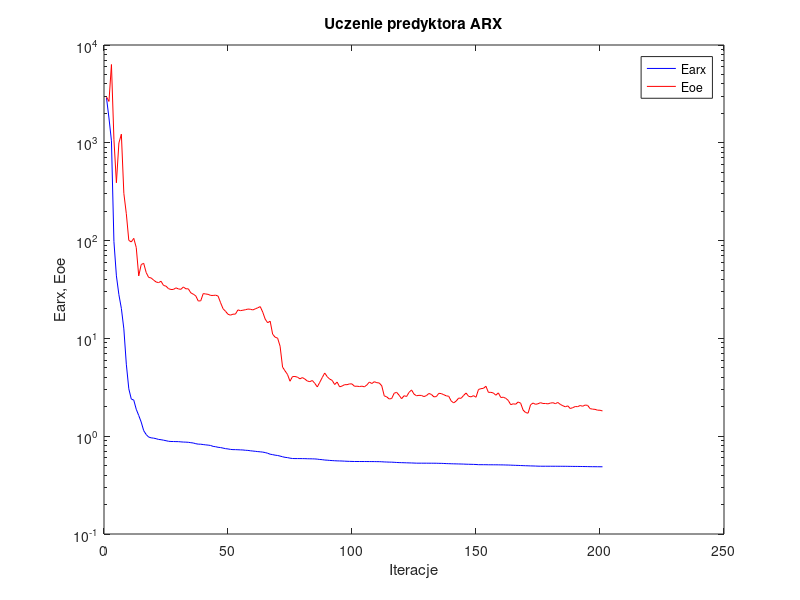
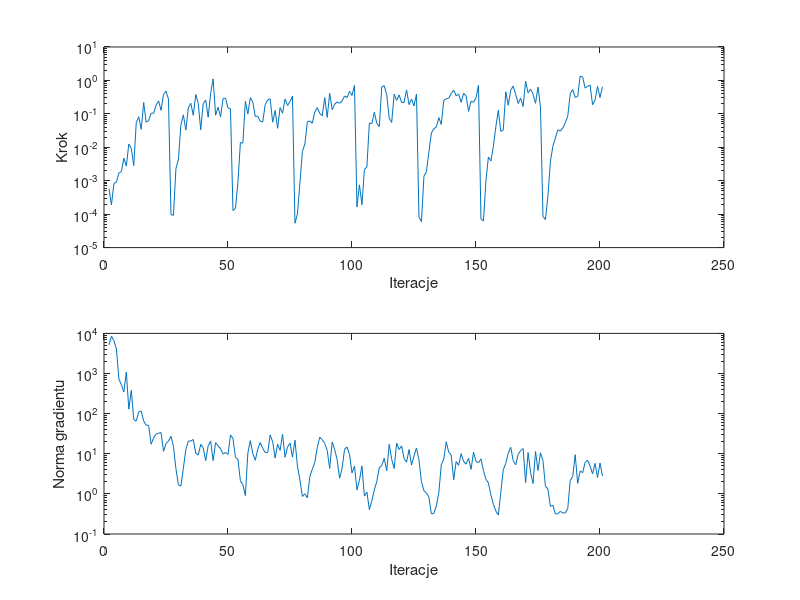

The MATLAB source for these figures, in order:
%uczenie predyktora arx
clear all;
n=0; farx(n+1)=2.883876e+003; foe(n+1)=2.951472e+003; wspucz(n+1)=0.000000e+000; ng(n+1)=0.000000e+000;
%odnowa zmiennej metryki
n=1; farx(n+1)=1.793711e+003; foe(n+1)=2.648916e+003; krok(n+1)=5.795022e-004; ng(n+1)=5.154679e+003;
n=2; farx(n+1)=1.047931e+003; foe(n+1)=6.316960e+003; krok(n+1)=1.891134e-004; ng(n+1)=8.574363e+003;
n=3; farx(n+1)=9.778867e+001; foe(n+1)=1.085539e+003; krok(n+1)=8.336543e-004; ng(n+1)=6.587704e+003;
n=4; farx(n+1)=4.357971e+001; foe(n+1)=3.904946e+002; krok(n+1)=9.053002e-004; ng(n+1)=4.075700e+003;
n=5; farx(n+1)=2.803226e+001; foe(n+1)=9.953459e+002; krok(n+1)=1.695208e-003; ng(n+1)=7.298390e+002;
n=6; farx(n+1)=2.025320e+001; foe(n+1)=1.225682e+003; krok(n+1)=1.876224e-003; ng(n+1)=5.277121e+002;
n=7; farx(n+1)=1.252245e+001; foe(n+1)=3.042669e+002; krok(n+1)=4.742276e-003; ng(n+1)=3.455591e+002;
n=8; farx(n+1)=5.446714e+000; foe(n+1)=1.883516e+002; krok(n+1)=2.739044e-003; ng(n+1)=1.087220e+003;
n=9; farx(n+1)=3.053287e+000; foe(n+1)=1.005679e+002; krok(n+1)=1.243357e-002; ng(n+1)=1.297744e+002;
n=10; farx(n+1)=2.400734e+000; foe(n+1)=9.688875e+001; krok(n+1)=9.356732e-003; ng(n+1)=3.813582e+002;
n=11; farx(n+1)=2.338154e+000; foe(n+1)=1.054902e+002; krok(n+1)=2.840497e-003; ng(n+1)=7.094554e+001;
n=12; farx(n+1)=1.886477e+000; foe(n+1)=8.507678e+001; krok(n+1)=5.401650e-002; ng(n+1)=6.571574e+001;
n=13; farx(n+1)=1.629743e+000; foe(n+1)=4.356231e+001; krok(n+1)=8.222485e-002; ng(n+1)=1.100199e+002;
n=14; farx(n+1)=1.394544e+000; foe(n+1)=5.690031e+001; krok(n+1)=3.450322e-002; ng(n+1)=1.166260e+002;
n=15; farx(n+1)=1.140698e+000; foe(n+1)=5.859517e+001; krok(n+1)=2.182112e-001; ng(n+1)=6.522676e+001;
n=16; farx(n+1)=1.040589e+000; foe(n+1)=4.721124e+001; krok(n+1)=5.623415e-002; ng(n+1)=5.158811e+001;
n=17; farx(n+1)=9.804422e-001; foe(n+1)=4.202552e+001; krok(n+1)=6.266827e-002; ng(n+1)=5.107593e+001;
n=18; farx(n+1)=9.624980e-001; foe(n+1)=4.151835e+001; krok(n+1)=1.046893e-001; ng(n+1)=1.724148e+001;
n=19; farx(n+1)=9.553047e-001; foe(n+1)=3.945181e+001; krok(n+1)=1.044009e-001; ng(n+1)=2.512544e+001;
n=20; farx(n+1)=9.434596e-001; foe(n+1)=3.775846e+001; krok(n+1)=1.794685e-001; ng(n+1)=3.093122e+001;
n=21; farx(n+1)=9.267805e-001; foe(n+1)=3.718583e+001; krok(n+1)=2.448082e-001; ng(n+1)=3.262126e+001;
n=22; farx(n+1)=9.209432e-001; foe(n+1)=3.839831e+001; krok(n+1)=1.277097e-001; ng(n+1)=3.375710e+001;
n=23; farx(n+1)=9.104216e-001; foe(n+1)=3.480886e+001; krok(n+1)=3.819012e-001; ng(n+1)=1.149597e+001;
n=24; farx(n+1)=8.997932e-001; foe(n+1)=3.421061e+001; krok(n+1)=4.787134e-001; ng(n+1)=1.800684e+001;
n=25; farx(n+1)=8.875158e-001; foe(n+1)=3.225392e+001; krok(n+1)=2.760258e-001; ng(n+1)=2.074608e+001;
%odnowa zmiennej metryki
n=26; farx(n+1)=8.830725e-001; foe(n+1)=3.163273e+001; krok(n+1)=9.776439e-005; ng(n+1)=2.723891e+001;
n=27; farx(n+1)=8.822370e-001; foe(n+1)=3.167513e+001; krok(n+1)=9.199795e-005; ng(n+1)=1.519733e+001;
n=28; farx(n+1)=8.804852e-001; foe(n+1)=3.288431e+001; krok(n+1)=2.310226e-003; ng(n+1)=4.274303e+000;
n=29; farx(n+1)=8.800013e-001; foe(n+1)=3.207789e+001; krok(n+1)=4.266621e-003; ng(n+1)=1.682271e+000;
n=30; farx(n+1)=8.751322e-001; foe(n+1)=3.174095e+001; krok(n+1)=4.663645e-002; ng(n+1)=1.561666e+000;
n=31; farx(n+1)=8.713431e-001; foe(n+1)=3.357867e+001; krok(n+1)=9.327289e-002; ng(n+1)=4.358406e+000;
n=32; farx(n+1)=8.695642e-001; foe(n+1)=3.214790e+001; krok(n+1)=3.266584e-002; ng(n+1)=1.278395e+001;
n=33; farx(n+1)=8.662952e-001; foe(n+1)=3.212744e+001; krok(n+1)=1.502985e-001; ng(n+1)=2.074557e+001;
n=34; farx(n+1)=8.585580e-001; foe(n+1)=2.924071e+001; krok(n+1)=2.079006e-001; ng(n+1)=2.076795e+001;
n=35; farx(n+1)=8.521394e-001; foe(n+1)=2.832814e+001; krok(n+1)=9.019770e-002; ng(n+1)=2.266144e+001;
n=36; farx(n+1)=8.384927e-001; foe(n+1)=2.722784e+001; krok(n+1)=3.785765e-001; ng(n+1)=1.023710e+001;
n=37; farx(n+1)=8.295498e-001; foe(n+1)=2.411536e+001; krok(n+1)=2.055256e-001; ng(n+1)=9.268058e+000;
n=38; farx(n+1)=8.282823e-001; foe(n+1)=2.423339e+001; krok(n+1)=3.340315e-002; ng(n+1)=1.710877e+001;
n=39; farx(n+1)=8.214989e-001; foe(n+1)=2.870567e+001; krok(n+1)=2.022243e-001; ng(n+1)=1.409822e+001;
n=40; farx(n+1)=8.154049e-001; foe(n+1)=2.846523e+001; krok(n+1)=2.563063e-001; ng(n+1)=6.713803e+000;
n=41; farx(n+1)=8.105296e-001; foe(n+1)=2.820954e+001; krok(n+1)=7.942915e-002; ng(n+1)=1.582078e+001;
n=42; farx(n+1)=8.038320e-001; foe(n+1)=2.751563e+001; krok(n+1)=4.090511e-001; ng(n+1)=2.067007e+001;
n=43; farx(n+1)=7.866671e-001; foe(n+1)=2.749325e+001; krok(n+1)=1.112649e+000; ng(n+1)=6.741511e+000;
n=44; farx(n+1)=7.809467e-001; foe(n+1)=2.767258e+001; krok(n+1)=9.091272e-002; ng(n+1)=1.898654e+001;
n=45; farx(n+1)=7.702387e-001; foe(n+1)=2.709726e+001; krok(n+1)=1.580303e-001; ng(n+1)=1.570841e+001;
n=46; farx(n+1)=7.652522e-001; foe(n+1)=2.318641e+001; krok(n+1)=8.153064e-002; ng(n+1)=1.340064e+001;
n=47; farx(n+1)=7.559332e-001; foe(n+1)=2.011277e+001; krok(n+1)=2.881627e-001; ng(n+1)=9.841331e+000;
n=48; farx(n+1)=7.459719e-001; foe(n+1)=1.893188e+001; krok(n+1)=2.951161e-001; ng(n+1)=1.076322e+001;
n=49; farx(n+1)=7.408852e-001; foe(n+1)=1.764601e+001; krok(n+1)=1.505524e-001; ng(n+1)=9.629764e+000;
n=50; farx(n+1)=7.330182e-001; foe(n+1)=1.729292e+001; krok(n+1)=1.428513e-001; ng(n+1)=2.951124e+001;
%odnowa zmiennej metryki
n=51; farx(n+1)=7.291848e-001; foe(n+1)=1.768944e+001; krok(n+1)=1.281635e-004; ng(n+1)=2.416754e+001;
n=52; farx(n+1)=7.288357e-001; foe(n+1)=1.772118e+001; krok(n+1)=1.489596e-004; ng(n+1)=8.121120e+000;
n=53; farx(n+1)=7.269403e-001; foe(n+1)=1.956672e+001; krok(n+1)=8.897443e-004; ng(n+1)=7.362112e+000;
n=54; farx(n+1)=7.249572e-001; foe(n+1)=1.921583e+001; krok(n+1)=1.381076e-002; ng(n+1)=2.106938e+000;
n=55; farx(n+1)=7.232495e-001; foe(n+1)=1.941926e+001; krok(n+1)=1.333847e-002; ng(n+1)=1.704005e+000;
n=56; farx(n+1)=7.182313e-001; foe(n+1)=1.963759e+001; krok(n+1)=2.381694e-001; ng(n+1)=9.084390e-001;
n=57; farx(n+1)=7.159859e-001; foe(n+1)=1.994976e+001; krok(n+1)=9.909413e-002; ng(n+1)=1.041638e+001;
n=58; farx(n+1)=7.097484e-001; foe(n+1)=1.985785e+001; krok(n+1)=3.054682e-001; ng(n+1)=2.133450e+001;
n=59; farx(n+1)=7.052271e-001; foe(n+1)=1.954968e+001; krok(n+1)=2.240290e-001; ng(n+1)=1.006683e+001;
n=60; farx(n+1)=7.009295e-001; foe(n+1)=2.004845e+001; krok(n+1)=8.386628e-002; ng(n+1)=6.882984e+000;
n=61; farx(n+1)=6.959346e-001; foe(n+1)=2.056399e+001; krok(n+1)=8.509079e-002; ng(n+1)=1.309509e+001;
n=62; farx(n+1)=6.923383e-001; foe(n+1)=2.112833e+001; krok(n+1)=5.983917e-002; ng(n+1)=1.901796e+001;
n=63; farx(n+1)=6.877890e-001; foe(n+1)=1.857622e+001; krok(n+1)=5.730945e-002; ng(n+1)=1.368438e+001;
n=64; farx(n+1)=6.801384e-001; foe(n+1)=1.572799e+001; krok(n+1)=1.884118e-001; ng(n+1)=1.073833e+001;
n=65; farx(n+1)=6.695783e-001; foe(n+1)=1.445806e+001; krok(n+1)=2.609695e-001; ng(n+1)=1.066382e+001;
n=66; farx(n+1)=6.543564e-001; foe(n+1)=1.500749e+001; krok(n+1)=2.828655e-001; ng(n+1)=2.930194e+001;
n=67; farx(n+1)=6.479327e-001; foe(n+1)=1.104244e+001; krok(n+1)=5.625683e-002; ng(n+1)=1.999861e+001;
n=68; farx(n+1)=6.398779e-001; foe(n+1)=1.028788e+001; krok(n+1)=1.257655e-001; ng(n+1)=7.839568e+000;
n=69; farx(n+1)=6.349769e-001; foe(n+1)=1.006806e+001; krok(n+1)=3.712047e-002; ng(n+1)=1.733817e+001;
n=70; farx(n+1)=6.262963e-001; foe(n+1)=8.326322e+000; krok(n+1)=1.536116e-001; ng(n+1)=1.211795e+001;
n=71; farx(n+1)=6.162685e-001; foe(n+1)=5.092014e+000; krok(n+1)=1.047148e-001; ng(n+1)=3.051066e+001;
n=72; farx(n+1)=6.080026e-001; foe(n+1)=4.654762e+000; krok(n+1)=2.785378e-001; ng(n+1)=8.188270e+000;
n=73; farx(n+1)=6.040660e-001; foe(n+1)=4.276102e+000; krok(n+1)=1.775417e-001; ng(n+1)=1.477231e+001;
n=74; farx(n+1)=5.963608e-001; foe(n+1)=3.648505e+000; krok(n+1)=2.320583e-001; ng(n+1)=1.835968e+001;
n=75; farx(n+1)=5.915565e-001; foe(n+1)=4.068035e+000; krok(n+1)=3.403631e-001; ng(n+1)=8.266016e+000;
%odnowa zmiennej metryki
n=76; farx(n+1)=5.906015e-001; foe(n+1)=4.078335e+000; krok(n+1)=5.354731e-005; ng(n+1)=2.176299e+001;
n=77; farx(n+1)=5.904984e-001; foe(n+1)=4.016705e+000; krok(n+1)=1.015140e-004; ng(n+1)=4.916116e+000;
n=78; farx(n+1)=5.903360e-001; foe(n+1)=3.859564e+000; krok(n+1)=8.631728e-004; ng(n+1)=2.216620e+000;
n=79; farx(n+1)=5.900728e-001; foe(n+1)=3.976614e+000; krok(n+1)=7.530795e-003; ng(n+1)=8.623239e-001;
n=80; farx(n+1)=5.894903e-001; foe(n+1)=3.837717e+000; krok(n+1)=1.251384e-002; ng(n+1)=1.006970e+000;
n=81; farx(n+1)=5.881100e-001; foe(n+1)=3.664684e+000; krok(n+1)=5.893163e-002; ng(n+1)=7.951816e-001;
n=82; farx(n+1)=5.874553e-001; foe(n+1)=3.614410e+000; krok(n+1)=6.130039e-002; ng(n+1)=2.718121e+000;
n=83; farx(n+1)=5.868824e-001; foe(n+1)=3.711876e+000; krok(n+1)=5.234463e-002; ng(n+1)=4.130363e+000;
n=84; farx(n+1)=5.856623e-001; foe(n+1)=3.469379e+000; krok(n+1)=1.138873e-001; ng(n+1)=6.104826e+000;
n=85; farx(n+1)=5.828756e-001; foe(n+1)=3.189543e+000; krok(n+1)=1.534454e-001; ng(n+1)=1.427751e+001;
n=86; farx(n+1)=5.780508e-001; foe(n+1)=3.556722e+000; krok(n+1)=1.020821e-001; ng(n+1)=2.592260e+001;
n=87; farx(n+1)=5.756946e-001; foe(n+1)=3.978198e+000; krok(n+1)=8.776600e-002; ng(n+1)=2.239314e+001;
n=88; farx(n+1)=5.706151e-001; foe(n+1)=4.429798e+000; krok(n+1)=3.064368e-001; ng(n+1)=1.815065e+001;
n=89; farx(n+1)=5.686815e-001; foe(n+1)=4.061068e+000; krok(n+1)=7.866273e-002; ng(n+1)=1.205685e+001;
n=90; farx(n+1)=5.654614e-001; foe(n+1)=3.836502e+000; krok(n+1)=4.097091e-001; ng(n+1)=4.335568e+000;
n=91; farx(n+1)=5.633395e-001; foe(n+1)=3.725327e+000; krok(n+1)=1.335885e-001; ng(n+1)=1.964952e+001;
n=92; farx(n+1)=5.611826e-001; foe(n+1)=3.375238e+000; krok(n+1)=1.927395e-001; ng(n+1)=1.278974e+001;
n=93; farx(n+1)=5.595105e-001; foe(n+1)=3.579540e+000; krok(n+1)=2.272257e-001; ng(n+1)=7.150881e+000;
n=94; farx(n+1)=5.585426e-001; foe(n+1)=3.199321e+000; krok(n+1)=2.073757e-001; ng(n+1)=2.447615e+000;
n=95; farx(n+1)=5.577391e-001; foe(n+1)=3.256698e+000; krok(n+1)=2.432670e-001; ng(n+1)=4.382580e+000;
n=96; farx(n+1)=5.557915e-001; foe(n+1)=3.364311e+000; krok(n+1)=3.427774e-001; ng(n+1)=1.293482e+001;
n=97; farx(n+1)=5.543068e-001; foe(n+1)=3.363484e+000; krok(n+1)=3.060754e-001; ng(n+1)=1.468986e+001;
n=98; farx(n+1)=5.529602e-001; foe(n+1)=3.426424e+000; krok(n+1)=4.706699e-001; ng(n+1)=9.588739e+000;
n=99; farx(n+1)=5.522067e-001; foe(n+1)=3.424242e+000; krok(n+1)=3.550835e-001; ng(n+1)=3.319948e+000;
n=100; farx(n+1)=5.512385e-001; foe(n+1)=3.238576e+000; krok(n+1)=7.101669e-001; ng(n+1)=4.938973e+000;
%odnowa zmiennej metryki
n=101; farx(n+1)=5.512265e-001; foe(n+1)=3.246931e+000; krok(n+1)=1.635393e-004; ng(n+1)=1.258845e+000;
n=102; farx(n+1)=5.510745e-001; foe(n+1)=3.219807e+000; krok(n+1)=7.528887e-004; ng(n+1)=2.177199e+000;
n=103; farx(n+1)=5.509007e-001; foe(n+1)=3.248176e+000; krok(n+1)=1.915864e-004; ng(n+1)=4.999700e+000;
n=104; farx(n+1)=5.508331e-001; foe(n+1)=3.198796e+000; krok(n+1)=2.162140e-003; ng(n+1)=8.834112e-001;
n=105; farx(n+1)=5.507087e-001; foe(n+1)=3.343726e+000; krok(n+1)=2.593399e-003; ng(n+1)=1.108153e+000;
n=106; farx(n+1)=5.504383e-001; foe(n+1)=3.580897e+000; krok(n+1)=5.359529e-002; ng(n+1)=4.068336e-001;
n=107; farx(n+1)=5.502847e-001; foe(n+1)=3.455276e+000; krok(n+1)=5.059367e-002; ng(n+1)=6.697761e-001;
n=108; farx(n+1)=5.499812e-001; foe(n+1)=3.607099e+000; krok(n+1)=1.125137e-001; ng(n+1)=1.244234e+000;
n=109; farx(n+1)=5.493880e-001; foe(n+1)=3.526666e+000; krok(n+1)=5.188122e-002; ng(n+1)=2.030916e+000;
n=110; farx(n+1)=5.492240e-001; foe(n+1)=3.498478e+000; krok(n+1)=4.155078e-002; ng(n+1)=4.499549e+000;
n=111; farx(n+1)=5.477552e-001; foe(n+1)=3.275310e+000; krok(n+1)=6.400584e-001; ng(n+1)=5.099481e+000;
n=112; farx(n+1)=5.457482e-001; foe(n+1)=2.586022e+000; krok(n+1)=6.954939e-001; ng(n+1)=7.700513e+000;
n=113; farx(n+1)=5.445273e-001; foe(n+1)=2.525893e+000; krok(n+1)=3.745525e-001; ng(n+1)=3.759615e+000;
n=114; farx(n+1)=5.432106e-001; foe(n+1)=2.401858e+000; krok(n+1)=7.453607e-002; ng(n+1)=1.716037e+001;
n=115; farx(n+1)=5.427518e-001; foe(n+1)=2.428708e+000; krok(n+1)=5.536703e-002; ng(n+1)=7.334416e+000;
n=116; farx(n+1)=5.408086e-001; foe(n+1)=2.749634e+000; krok(n+1)=3.867248e-001; ng(n+1)=4.290699e+000;
n=117; farx(n+1)=5.388278e-001; foe(n+1)=2.810266e+000; krok(n+1)=2.538306e-001; ng(n+1)=1.844113e+001;
n=118; farx(n+1)=5.372584e-001; foe(n+1)=2.621809e+000; krok(n+1)=3.691454e-001; ng(n+1)=1.269889e+001;
n=119; farx(n+1)=5.364078e-001; foe(n+1)=2.416301e+000; krok(n+1)=2.183343e-001; ng(n+1)=1.566520e+001;
n=120; farx(n+1)=5.354922e-001; foe(n+1)=2.594072e+000; krok(n+1)=2.205796e-001; ng(n+1)=7.607160e+000;
n=121; farx(n+1)=5.344469e-001; foe(n+1)=2.547126e+000; krok(n+1)=5.219391e-001; ng(n+1)=6.142491e+000;
n=122; farx(n+1)=5.334444e-001; foe(n+1)=2.806909e+000; krok(n+1)=1.890204e-001; ng(n+1)=1.276190e+001;
n=123; farx(n+1)=5.326743e-001; foe(n+1)=2.973341e+000; krok(n+1)=2.781623e-001; ng(n+1)=5.203502e+000;
n=124; farx(n+1)=5.314308e-001; foe(n+1)=2.694743e+000; krok(n+1)=1.725040e-001; ng(n+1)=8.872198e+000;
n=125; farx(n+1)=5.300505e-001; foe(n+1)=2.591222e+000; krok(n+1)=3.923690e-001; ng(n+1)=1.393199e+001;
%odnowa zmiennej metryki
n=126; farx(n+1)=5.299240e-001; foe(n+1)=2.616594e+000; krok(n+1)=8.121727e-005; ng(n+1)=7.044703e+000;
n=127; farx(n+1)=5.299145e-001; foe(n+1)=2.610137e+000; krok(n+1)=5.990465e-005; ng(n+1)=2.026539e+000;
n=128; farx(n+1)=5.298333e-001; foe(n+1)=2.542386e+000; krok(n+1)=1.353531e-003; ng(n+1)=1.199342e+000;
n=129; farx(n+1)=5.297416e-001; foe(n+1)=2.599216e+000; krok(n+1)=1.846469e-003; ng(n+1)=1.055041e+000;
n=130; farx(n+1)=5.295633e-001; foe(n+1)=2.734591e+000; krok(n+1)=7.251821e-003; ng(n+1)=8.374952e-001;
n=131; farx(n+1)=5.294552e-001; foe(n+1)=2.675431e+000; krok(n+1)=2.672451e-002; ng(n+1)=3.168129e-001;
n=132; farx(n+1)=5.293010e-001; foe(n+1)=2.526978e+000; krok(n+1)=3.556534e-002; ng(n+1)=3.263648e-001;
n=133; farx(n+1)=5.290155e-001; foe(n+1)=2.540157e+000; krok(n+1)=4.048730e-002; ng(n+1)=5.014695e-001;
n=134; farx(n+1)=5.280367e-001; foe(n+1)=2.743913e+000; krok(n+1)=7.729026e-002; ng(n+1)=1.059944e+000;
n=135; farx(n+1)=5.277003e-001; foe(n+1)=2.726604e+000; krok(n+1)=4.852216e-002; ng(n+1)=5.266037e+000;
n=136; farx(n+1)=5.263785e-001; foe(n+1)=2.657547e+000; krok(n+1)=2.538306e-001; ng(n+1)=7.369989e+000;
n=137; farx(n+1)=5.247166e-001; foe(n+1)=2.585948e+000; krok(n+1)=2.798246e-001; ng(n+1)=1.988421e+001;
n=138; farx(n+1)=5.238568e-001; foe(n+1)=2.561405e+000; krok(n+1)=2.942678e-001; ng(n+1)=1.100035e+001;
n=139; farx(n+1)=5.227094e-001; foe(n+1)=2.291612e+000; krok(n+1)=4.065930e-001; ng(n+1)=9.323592e+000;
n=140; farx(n+1)=5.218364e-001; foe(n+1)=2.190874e+000; krok(n+1)=5.126125e-001; ng(n+1)=2.248010e+000;
n=141; farx(n+1)=5.211721e-001; foe(n+1)=2.286726e+000; krok(n+1)=3.446734e-001; ng(n+1)=6.412838e+000;
n=142; farx(n+1)=5.203438e-001; foe(n+1)=2.453339e+000; krok(n+1)=3.923690e-001; ng(n+1)=5.163323e+000;
n=143; farx(n+1)=5.196444e-001; foe(n+1)=2.442021e+000; krok(n+1)=2.203031e-001; ng(n+1)=1.012293e+001;
n=144; farx(n+1)=5.187090e-001; foe(n+1)=2.610633e+000; krok(n+1)=4.112198e-001; ng(n+1)=6.411796e+000;
n=145; farx(n+1)=5.172615e-001; foe(n+1)=2.763966e+000; krok(n+1)=3.427774e-001; ng(n+1)=5.485321e+000;
n=146; farx(n+1)=5.165383e-001; foe(n+1)=2.557270e+000; krok(n+1)=1.186921e-001; ng(n+1)=7.724244e+000;
n=147; farx(n+1)=5.158242e-001; foe(n+1)=2.526026e+000; krok(n+1)=2.393567e-001; ng(n+1)=4.081689e+000;
n=148; farx(n+1)=5.149686e-001; foe(n+1)=2.597983e+000; krok(n+1)=2.223238e-001; ng(n+1)=1.095505e+001;
n=149; farx(n+1)=5.137218e-001; foe(n+1)=2.501956e+000; krok(n+1)=3.019693e-001; ng(n+1)=6.479781e+000;
n=150; farx(n+1)=5.114633e-001; foe(n+1)=3.004513e+000; krok(n+1)=7.113726e-001; ng(n+1)=5.982432e+000;
%odnowa zmiennej metryki
n=151; farx(n+1)=5.113273e-001; foe(n+1)=3.062009e+000; krok(n+1)=7.239334e-005; ng(n+1)=7.445868e+000;
n=152; farx(n+1)=5.112928e-001; foe(n+1)=3.087149e+000; krok(n+1)=6.197037e-005; ng(n+1)=3.821143e+000;
n=153; farx(n+1)=5.111126e-001; foe(n+1)=3.241147e+000; krok(n+1)=1.010647e-003; ng(n+1)=2.299034e+000;
n=154; farx(n+1)=5.103550e-001; foe(n+1)=2.807257e+000; krok(n+1)=5.107684e-003; ng(n+1)=1.882993e+000;
n=155; farx(n+1)=5.102292e-001; foe(n+1)=2.809046e+000; krok(n+1)=3.930173e-003; ng(n+1)=9.498608e-001;
n=156; farx(n+1)=5.101093e-001; foe(n+1)=2.766341e+000; krok(n+1)=1.048329e-002; ng(n+1)=5.518514e-001;
n=157; farx(n+1)=5.099445e-001; foe(n+1)=2.624261e+000; krok(n+1)=4.138006e-002; ng(n+1)=3.727166e-001;
n=158; farx(n+1)=5.096123e-001; foe(n+1)=2.773176e+000; krok(n+1)=1.276801e-001; ng(n+1)=2.968471e-001;
n=159; farx(n+1)=5.090437e-001; foe(n+1)=2.489039e+000; krok(n+1)=2.992730e-002; ng(n+1)=1.095675e+000;
n=160; farx(n+1)=5.087924e-001; foe(n+1)=2.503381e+000; krok(n+1)=3.301014e-002; ng(n+1)=3.994392e+000;
n=161; farx(n+1)=5.077091e-001; foe(n+1)=2.440744e+000; krok(n+1)=4.572701e-001; ng(n+1)=5.715758e+000;
n=162; farx(n+1)=5.071403e-001; foe(n+1)=2.324213e+000; krok(n+1)=1.807191e-001; ng(n+1)=1.030813e+001;
n=163; farx(n+1)=5.059282e-001; foe(n+1)=2.099377e+000; krok(n+1)=5.115815e-001; ng(n+1)=1.450511e+001;
n=164; farx(n+1)=5.047258e-001; foe(n+1)=2.144245e+000; krok(n+1)=6.751168e-001; ng(n+1)=6.735974e+000;
n=165; farx(n+1)=5.035552e-001; foe(n+1)=2.122798e+000; krok(n+1)=3.838379e-001; ng(n+1)=5.315280e+000;
n=166; farx(n+1)=5.026427e-001; foe(n+1)=2.239671e+000; krok(n+1)=2.032965e-001; ng(n+1)=9.665809e+000;
n=167; farx(n+1)=5.012352e-001; foe(n+1)=2.175770e+000; krok(n+1)=2.948231e-001; ng(n+1)=1.198772e+001;
n=168; farx(n+1)=5.000841e-001; foe(n+1)=1.848266e+000; krok(n+1)=1.659775e-001; ng(n+1)=1.348383e+001;
n=169; farx(n+1)=4.989500e-001; foe(n+1)=1.746136e+000; krok(n+1)=9.453922e-001; ng(n+1)=1.897264e+000;
n=170; farx(n+1)=4.981320e-001; foe(n+1)=1.718846e+000; krok(n+1)=4.213257e-001; ng(n+1)=1.072521e+001;
n=171; farx(n+1)=4.969036e-001; foe(n+1)=2.096343e+000; krok(n+1)=5.520515e-001; ng(n+1)=3.408589e+000;
n=172; farx(n+1)=4.962252e-001; foe(n+1)=2.183718e+000; krok(n+1)=3.854790e-001; ng(n+1)=1.813038e+000;
n=173; farx(n+1)=4.952202e-001; foe(n+1)=2.118955e+000; krok(n+1)=2.073757e-001; ng(n+1)=1.139394e+001;
n=174; farx(n+1)=4.939926e-001; foe(n+1)=2.146683e+000; krok(n+1)=6.344643e-001; ng(n+1)=3.825719e+000;
n=175; farx(n+1)=4.933718e-001; foe(n+1)=2.202107e+000; krok(n+1)=1.631115e-001; ng(n+1)=1.053621e+001;
%odnowa zmiennej metryki
n=176; farx(n+1)=4.932151e-001; foe(n+1)=2.160975e+000; krok(n+1)=8.459568e-005; ng(n+1)=6.744367e+000;
n=177; farx(n+1)=4.932095e-001; foe(n+1)=2.159796e+000; krok(n+1)=6.918420e-005; ng(n+1)=1.566366e+000;
n=178; farx(n+1)=4.931802e-001; foe(n+1)=2.141582e+000; krok(n+1)=3.569431e-004; ng(n+1)=1.307298e+000;
n=179; farx(n+1)=4.931405e-001; foe(n+1)=2.181203e+000; krok(n+1)=3.816075e-003; ng(n+1)=4.870964e-001;
n=180; farx(n+1)=4.930363e-001; foe(n+1)=2.199609e+000; krok(n+1)=1.071441e-002; ng(n+1)=5.218536e-001;
n=181; farx(n+1)=4.929698e-001; foe(n+1)=2.152541e+000; krok(n+1)=1.887840e-002; ng(n+1)=3.157614e-001;
n=182; farx(n+1)=4.928483e-001; foe(n+1)=2.212405e+000; krok(n+1)=3.338729e-002; ng(n+1)=3.193257e-001;
n=183; farx(n+1)=4.927051e-001; foe(n+1)=2.114084e+000; krok(n+1)=3.034189e-002; ng(n+1)=3.675840e-001;
n=184; farx(n+1)=4.925772e-001; foe(n+1)=2.050483e+000; krok(n+1)=3.809820e-002; ng(n+1)=3.341022e-001;
n=185; farx(n+1)=4.924316e-001; foe(n+1)=1.998444e+000; krok(n+1)=5.405940e-002; ng(n+1)=3.370821e-001;
n=186; farx(n+1)=4.920536e-001; foe(n+1)=2.043604e+000; krok(n+1)=8.569436e-002; ng(n+1)=4.323745e-001;
n=187; farx(n+1)=4.915719e-001; foe(n+1)=1.918753e+000; krok(n+1)=4.013589e-001; ng(n+1)=2.164913e+000;
n=188; farx(n+1)=4.911774e-001; foe(n+1)=1.957604e+000; krok(n+1)=5.377399e-001; ng(n+1)=2.715798e+000;
n=189; farx(n+1)=4.909029e-001; foe(n+1)=2.009417e+000; krok(n+1)=3.098659e-001; ng(n+1)=9.479515e+000;
n=190; farx(n+1)=4.907592e-001; foe(n+1)=2.005584e+000; krok(n+1)=3.337297e-001; ng(n+1)=1.827172e+000;
n=191; farx(n+1)=4.903336e-001; foe(n+1)=2.059405e+000; krok(n+1)=1.352332e+000; ng(n+1)=3.710253e+000;
n=192; farx(n+1)=4.898621e-001; foe(n+1)=2.024586e+000; krok(n+1)=1.273593e+000; ng(n+1)=3.380245e+000;
n=193; farx(n+1)=4.894781e-001; foe(n+1)=2.081981e+000; krok(n+1)=5.885355e-001; ng(n+1)=6.103596e+000;
n=194; farx(n+1)=4.890119e-001; foe(n+1)=2.067624e+000; krok(n+1)=6.674447e-001; ng(n+1)=6.900744e+000;
n=195; farx(n+1)=4.881753e-001; foe(n+1)=1.914434e+000; krok(n+1)=7.310195e-001; ng(n+1)=4.928044e+000;
n=196; farx(n+1)=4.878707e-001; foe(n+1)=1.891393e+000; krok(n+1)=1.872762e-001; ng(n+1)=3.156515e+000;
n=197; farx(n+1)=4.877033e-001; foe(n+1)=1.881454e+000; krok(n+1)=2.565715e-001; ng(n+1)=5.754029e+000;
n=198; farx(n+1)=4.873362e-001; foe(n+1)=1.845692e+000; krok(n+1)=6.614848e-001; ng(n+1)=2.560846e+000;
n=199; farx(n+1)=4.871421e-001; foe(n+1)=1.842791e+000; krok(n+1)=3.072232e-001; ng(n+1)=5.894519e+000;
n=200; farx(n+1)=4.868140e-001; foe(n+1)=1.812911e+000; krok(n+1)=6.480438e-001; ng(n+1)=2.793841e+000;

figure; semilogy(farx,'b'); hold on; semilogy(foe,'r'); xlabel('Iteracje'); ylabel('Earx, Eoe'); legend('Earx','Eoe'); title('Uczenie predyktora ARX');
figure; subplot(2,1,1); semilogy(krok); xlabel('Iteracje'); ylabel('Krok');
subplot(2,1,2); semilogy(ng); xlabel('Iteracje'); ylabel('Norma gradientu');
Earx=farx(n+1)
Eoe=foe(n+1)
